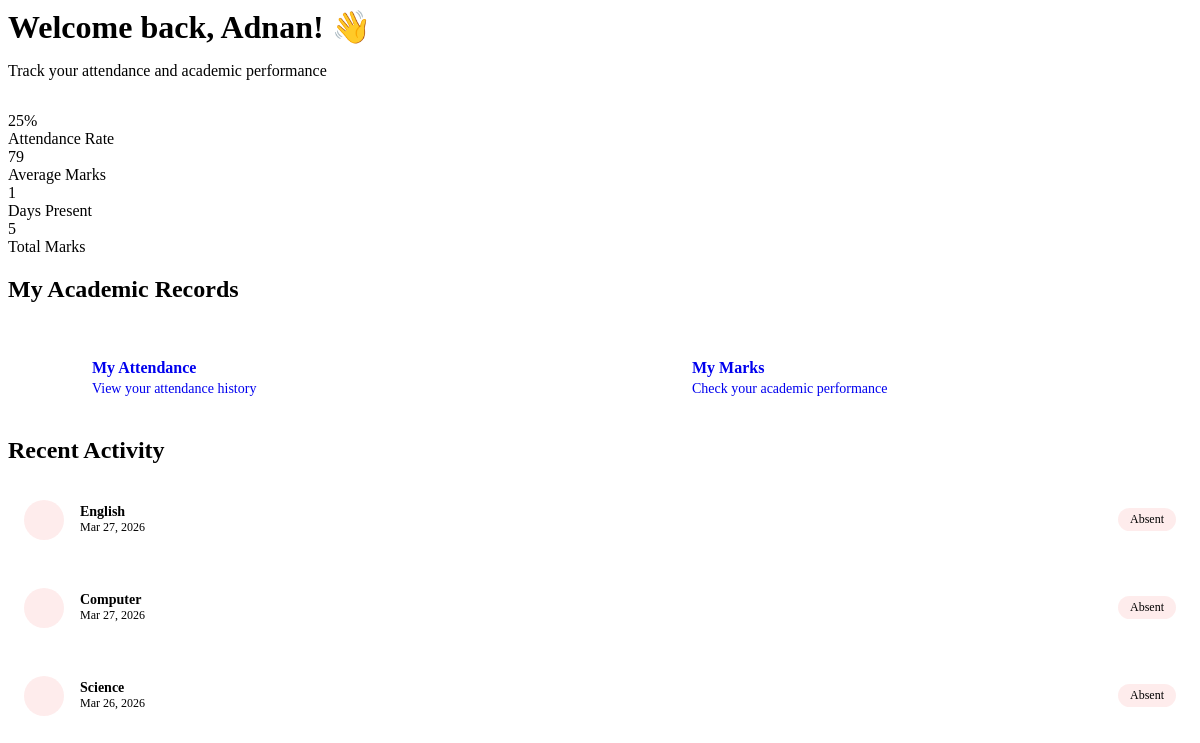
The app's page /student_dashboard.php (signed in) with its own data.
### tables this page shows
CREATE TABLE `attendance` (
  `id` int(11) NOT NULL,
  `student_id` int(11) DEFAULT NULL,
  `subject_id` int(11) DEFAULT NULL,
  `date` date DEFAULT NULL,
  `status` enum('present','absent') DEFAULT NULL
);

CREATE TABLE `subjects` (
  `id` int(11) NOT NULL,
  `subject_name` varchar(100) DEFAULT NULL
);

### student_dashboard.php (the view, shortened to what this page needs)
<?php
include 'config.php';
$student_id = $_SESSION['user_id'];
$total_attendance = mysqli_query($conn, "SELECT COUNT(*) as count FROM attendance WHERE student_id = $student_id")->fetch_assoc()['count'];
$present_days = mysqli_query($conn, "SELECT COUNT(*) as count FROM attendance WHERE student_id = $student_id AND status = 'present'")->fetch_assoc()['count'];
$total_marks = mysqli_query($conn, "SELECT COUNT(*) as count FROM marks WHERE student_id = $student_id")->fetch_assoc()['count'];
$average_marks = 0;
if ($total_marks > 0) {
    $avg_result = mysqli_query($conn, "SELECT AVG(marks) as avg FROM marks WHERE student_id = $student_id")->fetch_assoc();
    $average_marks = round($avg_result['avg'], 1);
}
$attendance_percentage = 0;
if ($total_attendance > 0) {
    $attendance_percentage = round(($present_days / $total_attendance) * 100, 1);
}
?>
<div class="main-content">
    <div class="dashboard-header">
        <h1>Welcome back, <?php echo $_SESSION['name']; ?>! 👋</h1>
        <p class="text-secondary">Track your attendance and academic performance</p>
    </div>
    <div class="dashboard-grid">
        <div class="stat-card">
            <div class="stat-value"><?php echo $attendance_percentage; ?>%</div>
            <div class="stat-label">Attendance Rate</div>
        </div>
        <div class="stat-card">
            <div class="stat-value"><?php echo $average_marks; ?></div>
            <div class="stat-label">Average Marks</div>
        </div>
        <div class="stat-card">
            <div class="stat-value"><?php echo $present_days; ?></div>
            <div class="stat-label">Days Present</div>
        </div>
        <div class="stat-card">
            <div class="stat-value"><?php echo $total_marks; ?></div>
            <div class="stat-label">Total Marks</div>
        </div>
    </div>
    <div class="card">
        <div class="card-header">
            <h2 class="card-title">
                My Academic Records
            </h2>
        </div>
        <div class="quick-actions">
            <div class="action-grid">
                <a href="view_attendance.php" class="action-item">
                    <div class="action-icon">
                    </div>
                    <div class="action-content">
                        <h3>My Attendance</h3>
                        <p>View your attendance history</p>
                    </div>
                </a>
                <a href="view_marks.php" class="action-item">
                    <div class="action-icon">
                    </div>
                    <div class="action-content">
                        <h3>My Marks</h3>
                        <p>Check your academic performance</p>
                    </div>
                </a>
            </div>
        </div>
    </div>
    <div class="card">
        <div class="card-header">
            <h2 class="card-title">
                Recent Activity
            </h2>
        </div>
        <div class="activity-summary">
            <?php
            $recent_attendance = mysqli_query($conn, "SELECT a.date, a.status, s.subject_name FROM attendance a JOIN subjects s ON a.subject_id = s.id WHERE a.student_id = $student_id ORDER BY a.date DESC LIMIT 3");
            if (mysqli_num_rows($recent_attendance) > 0) {
                echo '<div class="activity-list">';
                while ($row = mysqli_fetch_assoc($recent_attendance)) {
                    $status_icon = $row['status'] == 'present' ? 'check-circle' : 'times-circle';
                    $status_color = $row['status'] == 'present' ? 'success' : 'danger';
                    echo '<div class="activity-item">';
                    echo '<div class="activity-icon ' . $status_color . '"><i class="fas fa-' . $status_icon . '"></i></div>';
                    echo '<div class="activity-content">';
                    echo '<strong>' . $row['subject_name'] . '</strong>';
                    echo '<span class="activity-date">' . date('M d, Y', strtotime($row['date'])) . '</span>';
                    echo '</div>';
                    echo '<div class="activity-status ' . $status_color . '">' . ucfirst($row['status']) . '</div>';
                    echo '</div>';
                }
                echo '</div>';
            } else {
                echo '<p class="text-center text-secondary">No recent attendance records found.</p>';
            }
            ?>
        </div>
    </div>
</div>

### student_dashboard.php (style rules this page uses)
.dashboard-header { margin-bottom: 2rem; }
.dashboard-header h1 { font-size: 2rem; font-weight: 700; color: var(--text-primary); margin-bottom: 0.5rem; }
.text-secondary { color: var(--text-secondary); }
.quick-actions { padding: 0; }
.action-grid { display: grid; grid-template-columns: repeat(auto-fit, minmax(280px, 1fr)); gap: 1rem; }
.action-item { display: flex; align-items: center; gap: 1rem; padding: 1.25rem; background: var(--background); border-radius: var(--border-radius); text-decoration: none; transition: all 0.2s; border: 1px solid var(--border); }
.action-icon { width: 48px; height: 48px; border-radius: 12px; background: var(--primary); color: white; display: flex; align-items: center; justify-content: center; font-size: 1.25rem; flex-shrink: 0; }
.action-content h3 { font-size: 1rem; font-weight: 600; color: var(--text-primary); margin-bottom: 0.25rem; }
.action-content p { font-size: 0.875rem; color: var(--text-secondary); margin: 0; }
.activity-summary { padding: 0; }
.activity-list { display: flex; flex-direction: column; gap: 1rem; }
.activity-item { display: flex; align-items: center; gap: 1rem; padding: 1rem; background: var(--background); border-radius: var(--border-radius); border: 1px solid var(--border); }
.activity-icon { width: 40px; height: 40px; border-radius: 50%; display: flex; align-items: center; justify-content: center; font-size: 1rem; flex-shrink: 0; }
.activity-icon.danger { background: rgba(239, 68, 68, 0.1); color: var(--danger); }
.activity-content { flex: 1; }
.activity-content strong { display: block; color: var(--text-primary); font-size: 0.875rem; }
.activity-date { color: var(--text-secondary); font-size: 0.75rem; }
.activity-status { padding: 0.25rem 0.75rem; border-radius: 9999px; font-size: 0.75rem; font-weight: 500; text-transform: capitalize; }
.activity-status.danger { background: rgba(239, 68, 68, 0.1); color: var(--danger); }

### records on screen
attendance: subject.subject_name "English", date "Mar 27, 2026", status "Absent"
attendance: subject.subject_name "Computer", date "Mar 27, 2026", status "Absent"
attendance: subject.subject_name "Science", date "Mar 26, 2026", status "Absent"

### other values on screen
$_SESSION['name'] "Adnan"
$attendance_percentage "25"
$average_marks "79"
$present_days "1"
$total_marks "5"
